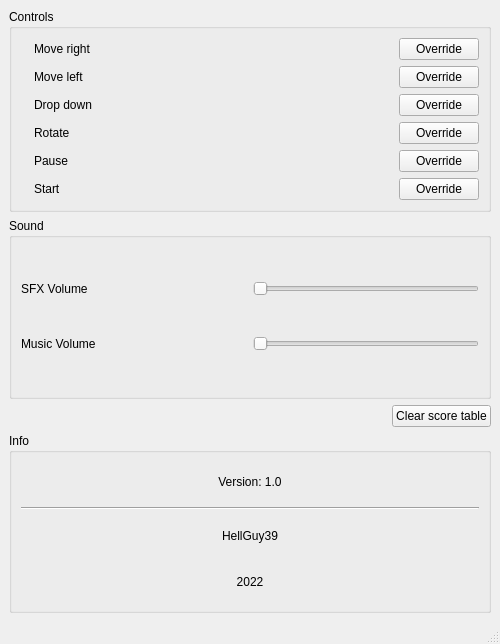
<?xml version="1.0" encoding="UTF-8"?>
<ui version="4.0">
 <class>SettingsWindow</class>
 <widget class="QMainWindow" name="SettingsWindow">
  <property name="windowModality">
   <enum>Qt::NonModal</enum>
  </property>
  <property name="geometry">
   <rect>
    <x>0</x>
    <y>0</y>
    <width>500</width>
    <height>644</height>
   </rect>
  </property>
  <property name="windowTitle">
   <string>MainWindow</string>
  </property>
  <widget class="QWidget" name="centralwidget">
   <property name="sizePolicy">
    <sizepolicy hsizetype="Preferred" vsizetype="Preferred">
     <horstretch>0</horstretch>
     <verstretch>0</verstretch>
    </sizepolicy>
   </property>
   <layout class="QVBoxLayout" name="verticalLayout">
    <item>
     <widget class="QGroupBox" name="groupBox">
      <property name="title">
       <string>Controls</string>
      </property>
      <layout class="QVBoxLayout" name="verticalLayout_2">
       <item>
        <layout class="QHBoxLayout" name="horizontalLayout">
         <item>
          <widget class="QLabel" name="iconMoveRight">
           <property name="sizePolicy">
            <sizepolicy hsizetype="Minimum" vsizetype="Minimum">
             <horstretch>0</horstretch>
             <verstretch>0</verstretch>
            </sizepolicy>
           </property>
           <property name="text">
            <string/>
           </property>
          </widget>
         </item>
         <item>
          <widget class="QLabel" name="lMoveRight">
           <property name="sizePolicy">
            <sizepolicy hsizetype="Expanding" vsizetype="Preferred">
             <horstretch>0</horstretch>
             <verstretch>0</verstretch>
            </sizepolicy>
           </property>
           <property name="text">
            <string>Move right</string>
           </property>
          </widget>
         </item>
         <item>
          <widget class="QPushButton" name="btnOverrideMoveRight">
           <property name="text">
            <string>Override</string>
           </property>
          </widget>
         </item>
        </layout>
       </item>
       <item>
        <layout class="QHBoxLayout" name="horizontalLayout_2">
         <item>
          <widget class="QLabel" name="iconMoveLeft">
           <property name="sizePolicy">
            <sizepolicy hsizetype="Minimum" vsizetype="Minimum">
             <horstretch>0</horstretch>
             <verstretch>0</verstretch>
            </sizepolicy>
           </property>
           <property name="text">
            <string/>
           </property>
          </widget>
         </item>
         <item>
          <widget class="QLabel" name="lMoveLeft">
           <property name="sizePolicy">
            <sizepolicy hsizetype="Expanding" vsizetype="Preferred">
             <horstretch>0</horstretch>
             <verstretch>0</verstretch>
            </sizepolicy>
           </property>
           <property name="text">
            <string>Move left</string>
           </property>
          </widget>
         </item>
         <item>
          <widget class="QPushButton" name="btnOverrideMoveLeft">
           <property name="text">
            <string>Override</string>
           </property>
          </widget>
         </item>
        </layout>
       </item>
       <item>
        <layout class="QHBoxLayout" name="horizontalLayout_3">
         <item>
          <widget class="QLabel" name="iconDropDown">
           <property name="sizePolicy">
            <sizepolicy hsizetype="Minimum" vsizetype="Minimum">
             <horstretch>0</horstretch>
             <verstretch>0</verstretch>
            </sizepolicy>
           </property>
           <property name="text">
            <string/>
           </property>
          </widget>
         </item>
         <item>
          <widget class="QLabel" name="lDropDown">
           <property name="sizePolicy">
            <sizepolicy hsizetype="Expanding" vsizetype="Preferred">
             <horstretch>0</horstretch>
             <verstretch>0</verstretch>
            </sizepolicy>
           </property>
           <property name="text">
            <string>Drop down</string>
           </property>
          </widget>
         </item>
         <item>
          <widget class="QPushButton" name="btnOverrideDropDown">
           <property name="text">
            <string>Override</string>
           </property>
          </widget>
         </item>
        </layout>
       </item>
       <item>
        <layout class="QHBoxLayout" name="horizontalLayout_4">
         <item>
          <widget class="QLabel" name="iconRotate">
           <property name="sizePolicy">
            <sizepolicy hsizetype="Minimum" vsizetype="Minimum">
             <horstretch>0</horstretch>
             <verstretch>0</verstretch>
            </sizepolicy>
           </property>
           <property name="text">
            <string/>
           </property>
          </widget>
         </item>
         <item>
          <widget class="QLabel" name="lRotate">
           <property name="sizePolicy">
            <sizepolicy hsizetype="Expanding" vsizetype="Preferred">
             <horstretch>0</horstretch>
             <verstretch>0</verstretch>
            </sizepolicy>
           </property>
           <property name="text">
            <string>Rotate</string>
           </property>
          </widget>
         </item>
         <item>
          <widget class="QPushButton" name="btnOverrideRotate">
           <property name="text">
            <string>Override</string>
           </property>
          </widget>
         </item>
        </layout>
       </item>
       <item>
        <layout class="QHBoxLayout" name="horizontalLayout_7">
         <item>
          <widget class="QLabel" name="iconPause">
           <property name="sizePolicy">
            <sizepolicy hsizetype="Minimum" vsizetype="Minimum">
             <horstretch>0</horstretch>
             <verstretch>0</verstretch>
            </sizepolicy>
           </property>
           <property name="text">
            <string/>
           </property>
          </widget>
         </item>
         <item>
          <widget class="QLabel" name="lPause">
           <property name="sizePolicy">
            <sizepolicy hsizetype="Expanding" vsizetype="Preferred">
             <horstretch>0</horstretch>
             <verstretch>0</verstretch>
            </sizepolicy>
           </property>
           <property name="text">
            <string>Pause</string>
           </property>
          </widget>
         </item>
         <item>
          <widget class="QPushButton" name="btnOverridePause">
           <property name="text">
            <string>Override</string>
           </property>
          </widget>
         </item>
        </layout>
       </item>
       <item>
        <layout class="QHBoxLayout" name="horizontalLayout_8">
         <item>
          <widget class="QLabel" name="iconStart">
           <property name="sizePolicy">
            <sizepolicy hsizetype="Minimum" vsizetype="Minimum">
             <horstretch>0</horstretch>
             <verstretch>0</verstretch>
            </sizepolicy>
           </property>
           <property name="text">
            <string/>
           </property>
          </widget>
         </item>
         <item>
          <widget class="QLabel" name="lStart">
           <property name="sizePolicy">
            <sizepolicy hsizetype="Expanding" vsizetype="Preferred">
             <horstretch>0</horstretch>
             <verstretch>0</verstretch>
            </sizepolicy>
           </property>
           <property name="text">
            <string>Start</string>
           </property>
          </widget>
         </item>
         <item>
          <widget class="QPushButton" name="btnOverrideStart">
           <property name="text">
            <string>Override</string>
           </property>
          </widget>
         </item>
        </layout>
       </item>
      </layout>
     </widget>
    </item>
    <item>
     <widget class="QGroupBox" name="groupBox_2">
      <property name="title">
       <string>Sound</string>
      </property>
      <layout class="QVBoxLayout" name="verticalLayout_3">
       <item>
        <layout class="QHBoxLayout" name="horizontalLayout_5">
         <item>
          <widget class="QLabel" name="label_5">
           <property name="text">
            <string>SFX Volume</string>
           </property>
          </widget>
         </item>
         <item>
          <widget class="QSlider" name="hsSfxVolume">
           <property name="sizePolicy">
            <sizepolicy hsizetype="Preferred" vsizetype="Fixed">
             <horstretch>0</horstretch>
             <verstretch>0</verstretch>
            </sizepolicy>
           </property>
           <property name="maximum">
            <number>100</number>
           </property>
           <property name="orientation">
            <enum>Qt::Horizontal</enum>
           </property>
          </widget>
         </item>
        </layout>
       </item>
       <item>
        <layout class="QHBoxLayout" name="horizontalLayout_6">
         <item>
          <widget class="QLabel" name="label_6">
           <property name="text">
            <string>Music Volume</string>
           </property>
          </widget>
         </item>
         <item>
          <widget class="QSlider" name="hsMusicVolume">
           <property name="sizePolicy">
            <sizepolicy hsizetype="Preferred" vsizetype="Fixed">
             <horstretch>0</horstretch>
             <verstretch>0</verstretch>
            </sizepolicy>
           </property>
           <property name="maximum">
            <number>100</number>
           </property>
           <property name="orientation">
            <enum>Qt::Horizontal</enum>
           </property>
          </widget>
         </item>
        </layout>
       </item>
      </layout>
     </widget>
    </item>
    <item>
     <layout class="QHBoxLayout" name="horizontalLayout_9" stretch="0,0">
      <property name="spacing">
       <number>-1</number>
      </property>
      <property name="bottomMargin">
       <number>0</number>
      </property>
      <item>
       <spacer name="horizontalSpacer">
        <property name="orientation">
         <enum>Qt::Horizontal</enum>
        </property>
        <property name="sizeHint" stdset="0">
         <size>
          <width>40</width>
          <height>20</height>
         </size>
        </property>
       </spacer>
      </item>
      <item>
       <widget class="QPushButton" name="btnClearDatabase">
        <property name="text">
         <string>Clear score table</string>
        </property>
       </widget>
      </item>
     </layout>
    </item>
    <item>
     <widget class="QGroupBox" name="groupBox_3">
      <property name="title">
       <string>Info</string>
      </property>
      <layout class="QVBoxLayout" name="verticalLayout_4">
       <item>
        <widget class="QLabel" name="lVersion">
         <property name="text">
          <string>Version: 1.0</string>
         </property>
         <property name="alignment">
          <set>Qt::AlignCenter</set>
         </property>
        </widget>
       </item>
       <item>
        <widget class="Line" name="line">
         <property name="orientation">
          <enum>Qt::Horizontal</enum>
         </property>
        </widget>
       </item>
       <item>
        <widget class="QLabel" name="lAuthor">
         <property name="layoutDirection">
          <enum>Qt::LeftToRight</enum>
         </property>
         <property name="lineWidth">
          <number>1</number>
         </property>
         <property name="text">
          <string>HellGuy39</string>
         </property>
         <property name="alignment">
          <set>Qt::AlignCenter</set>
         </property>
        </widget>
       </item>
       <item>
        <widget class="QLabel" name="lDate">
         <property name="text">
          <string>2022</string>
         </property>
         <property name="alignment">
          <set>Qt::AlignCenter</set>
         </property>
        </widget>
       </item>
      </layout>
     </widget>
    </item>
   </layout>
  </widget>
  <widget class="QMenuBar" name="menubar">
   <property name="geometry">
    <rect>
     <x>0</x>
     <y>0</y>
     <width>500</width>
     <height>24</height>
    </rect>
   </property>
  </widget>
  <widget class="QStatusBar" name="statusbar"/>
 </widget>
 <resources/>
 <connections/>
</ui>
